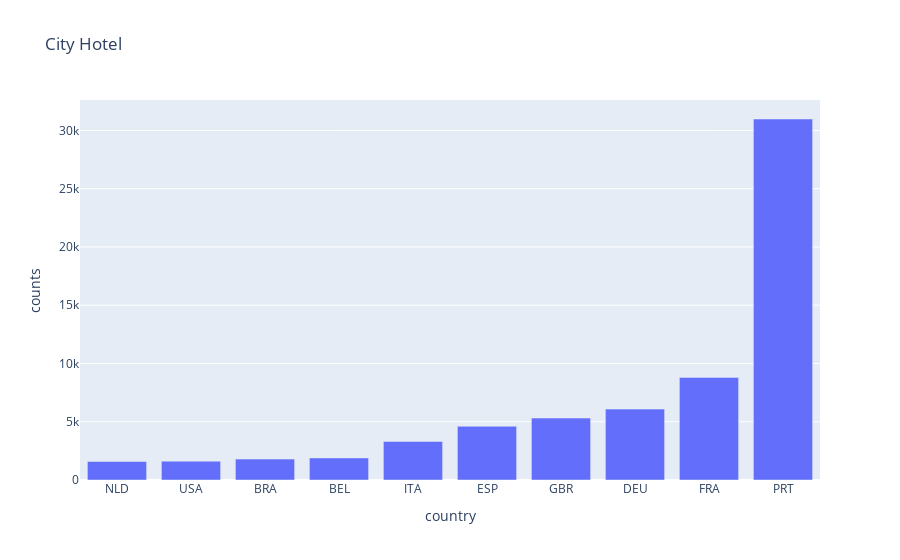

Source (notebook cell):
### Code cell
country_city = get_country(city_h, 10)
fig2 = px.bar(country_city, x='country', y='counts',title='City Hotel')
fig2.show()

### Figure 1 — Plotly figure (JSON) as saved in the notebook; plotly's stock layout.template omitted (floating-point values rounded to 4 significant figures)
{"data": [{"alignmentgroup": "True", "hovertemplate": "country=%{x}<br>counts=%{y}<extra></extra>", "legendgroup": "", "marker": {"color": "#636efa"}, "name": "", "offsetgroup": "", "orientation": "v", "showlegend": false, "textposition": "auto", "type": "bar", "x": ["NLD", "USA", "BRA", "BEL", "ITA", "ESP", "GBR", "DEU", "FRA", "PRT"], "xaxis": "x", "y": [1590, 1618, 1794, 1894, 3307, 4611, 5315, 6084, 8804, 30984], "yaxis": "y"}], "layout": {"barmode": "relative", "legend": {"tracegroupgap": 0}, "title": {"text": "City Hotel"}, "xaxis": {"anchor": "y", "domain": [0, 1], "title": {"text": "country"}}, "yaxis": {"anchor": "x", "domain": [0, 1], "title": {"text": "counts"}}}}
